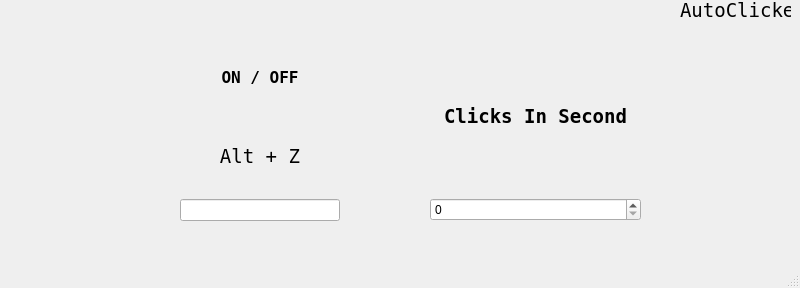
<?xml version="1.0" encoding="UTF-8"?>
<ui version="4.0">
 <class>MainWindow</class>
 <widget class="QMainWindow" name="MainWindow">
  <property name="geometry">
   <rect>
    <x>0</x>
    <y>0</y>
    <width>800</width>
    <height>288</height>
   </rect>
  </property>
  <property name="windowTitle">
   <string>MainWindow</string>
  </property>
  <widget class="QWidget" name="centralwidget">
   <widget class="QLabel" name="Name_Label">
    <property name="geometry">
     <rect>
      <x>680</x>
      <y>0</y>
      <width>111</width>
      <height>21</height>
     </rect>
    </property>
    <property name="font">
     <font>
      <family>Terminal</family>
      <pointsize>14</pointsize>
     </font>
    </property>
    <property name="text">
     <string>AutoClicker</string>
    </property>
   </widget>
   <widget class="QWidget" name="verticalLayoutWidget">
    <property name="geometry">
     <rect>
      <x>180</x>
      <y>40</y>
      <width>160</width>
      <height>181</height>
     </rect>
    </property>
    <layout class="QVBoxLayout" name="verticalLayout">
     <item>
      <widget class="QLabel" name="label_2">
       <property name="font">
        <font>
         <family>Terminal</family>
         <pointsize>12</pointsize>
         <weight>75</weight>
         <bold>true</bold>
        </font>
       </property>
       <property name="text">
        <string>ON / OFF</string>
       </property>
       <property name="alignment">
        <set>Qt::AlignCenter</set>
       </property>
      </widget>
     </item>
     <item>
      <widget class="QLabel" name="HotKey_label">
       <property name="font">
        <font>
         <family>Terminal</family>
         <pointsize>14</pointsize>
        </font>
       </property>
       <property name="text">
        <string>Alt + Z</string>
       </property>
       <property name="alignment">
        <set>Qt::AlignCenter</set>
       </property>
      </widget>
     </item>
     <item>
      <widget class="QLineEdit" name="HotKey_Edit"/>
     </item>
    </layout>
   </widget>
   <widget class="QWidget" name="verticalLayoutWidget_2">
    <property name="geometry">
     <rect>
      <x>430</x>
      <y>40</y>
      <width>211</width>
      <height>181</height>
     </rect>
    </property>
    <layout class="QVBoxLayout" name="verticalLayout_2">
     <item>
      <widget class="QLabel" name="label">
       <property name="font">
        <font>
         <family>Terminal</family>
         <pointsize>14</pointsize>
         <weight>75</weight>
         <bold>true</bold>
        </font>
       </property>
       <property name="text">
        <string>Clicks In Second</string>
       </property>
       <property name="alignment">
        <set>Qt::AlignCenter</set>
       </property>
      </widget>
     </item>
     <item>
      <widget class="QSpinBox" name="KlicksInSecond_Spin"/>
     </item>
    </layout>
   </widget>
  </widget>
  <widget class="QMenuBar" name="menubar">
   <property name="geometry">
    <rect>
     <x>0</x>
     <y>0</y>
     <width>800</width>
     <height>21</height>
    </rect>
   </property>
  </widget>
  <widget class="QStatusBar" name="statusbar"/>
 </widget>
 <resources/>
 <connections/>
</ui>
